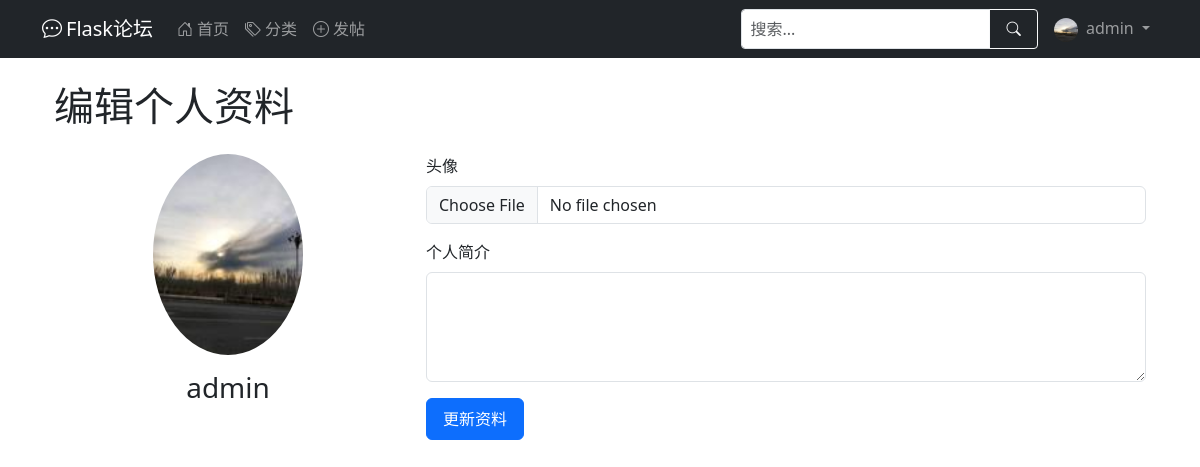
/profile/admin, run on the app's committed database.
### app/models.py (models this page shows, shortened)
class User(UserMixin, db.Model):
    __tablename__ = 'user'
    id = db.Column(db.Integer, primary_key=True)
    username = db.Column(db.String(64), index=True, unique=True, nullable=False)
    email = db.Column(db.String(120), index=True, unique=True, nullable=False)
    password_hash = db.Column(db.String(128), nullable=False)
    created_at = db.Column(db.DateTime, default=datetime.utcnow)
    last_seen = db.Column(db.DateTime, default=datetime.utcnow)
    about_me = db.Column(db.Text)
    avatar = db.Column(db.String(120), default='default.jpg')  # 头像
    permissions = db.Column(db.Integer, default=Permissions.USER)
    posts = db.relationship('Post', backref='author', lazy='dynamic')  # 在Post处能查到作者，用法：Post.author
    def avatar_url(self):
        return url_for('static', filename=f'profile_pics/{self.avatar}', _external=True)

### app/routes.py (the view)
@main.route('/profile/<username>')  # 点击编辑资料按钮后的路由
def profile(username):
    user = User.query.filter_by(username=username).first_or_404()
    form = ProfileForm()
    return render_template('edit_profile.html', current_user=user, form=form)

### app/forms.py
class ProfileForm(FlaskForm):  # 个人信息上传表单
    avatar = FileField('头像', validators=[
        FileAllowed(['jpg', 'jpeg', 'png'], '只允许上传图片文件')
    ])
    about_me = TextAreaField('个人简介', validators=[Length(max=200)])
    submit = SubmitField('更新资料')

### app/templates/edit_profile.html (shortened to what this page needs)
{% extends "base.html" %}
{% block content %}
<div class="container mt-4">
    <h1 class="mb-4">编辑个人资料</h1>
    <div class="row">
        <div class="col-md-4">
            <div class="text-center">
                <img src="{{ current_user.avatar_url() }}"
                     class="rounded-circle mb-3" width="150" alt="头像">
                <h3>{{ current_user.username }}</h3>
            </div>
        </div>
        <div class="col-md-8">
            <form method="POST" enctype="multipart/form-data">
                <div class="mb-3">
                    {{ form.avatar.label(class="form-label") }}
                    {{ form.avatar(class="form-control") }}
                </div>
                <div class="mb-3">
                    {{ form.about_me.label(class="form-label") }}
                    {{ form.about_me(class="form-control", rows=4) }}
                </div>
                {{ form.submit(class="btn btn-primary") }}
            </form>
        </div>
    </div>
</div>
{% endblock %}

### app/templates/base.html (shortened to what this page needs)
<!DOCTYPE html>
<html lang="zh" data-bs-theme="auto">
<head>
    <link href="/static/css/bootstrap.min.css" rel="stylesheet">
    <link rel="stylesheet" href="/static/css/bootstrap-icons.css">
</head>
<body>
<nav class="navbar navbar-expand-lg navbar-dark bg-dark desktop-nav">
    <div class="container">
        <a class="navbar-brand" href="{{ url_for('main.index') }}">
            <i class="bi bi-chat-dots me-1"></i>Flask论坛
        </a>
        <div class="collapse navbar-collapse" id="mainNavbar">
            <ul class="navbar-nav me-auto">
                <li class="nav-item">
                    <a class="nav-link" href="{{ url_for('main.index') }}">
                        <i class="bi bi-house-door me-1"></i>首页
                    </a>
                </li>
                <li class="nav-item">
                    <a class="nav-link" href="{{ url_for('main.list_categories') }}">
                        <i class="bi bi-tags me-1"></i>分类
                    </a>
                </li>
                <li class="nav-item">
                    <a class="nav-link" href="{{ url_for('main.create_post') }}">
                        <i class="bi bi-plus-circle me-1"></i>发帖
                    </a>
                </li>
            </ul>
            <form class="d-flex me-2 my-2 my-lg-0" action="{{ url_for('main.index') }}" method="get">
                <div class="input-group">
                    <input type="search" name="q" class="form-control form-control-sm" placeholder="搜索..."
                           aria-label="搜索" value="{{ request.args.get('q', '') }}">
                    <button class="btn btn-outline-light btn-sm" type="submit">
                        <i class="bi bi-search"></i>
                    </button>
                </div>
            </form>
            <ul class="navbar-nav">
                {% if current_user.is_authenticated %}
                <li class="nav-item dropdown">
                    <a class="nav-link dropdown-toggle" href="#" id="userDropdown" role="button"
                       data-bs-toggle="dropdown" aria-expanded="false">
                        <img src="{{ current_user.avatar_url() }}" class="rounded-circle me-1" width="24" height="24"
                             alt="头像">
                        {{ current_user.username }}
                    </a>
                </li>
                {% endif %}
            </ul>
        </div>
    </div>
</nav>
<main class="container mt-3 mb-5">
    {% block content %}{% endblock %}
</main>
</body>
</html>

### app/templates/base.html (style rules this page uses)
:root { --mobile-nav-height: 56px; }
@media (min-width: 769px) { .desktop-nav { display: block; } }
input, textarea, select { font-size: 16px !important; }
.btn { padding: 8px 16px; font-size: 0.9rem; }

### data on the page
User: avatar_url (picture), username "admin"
